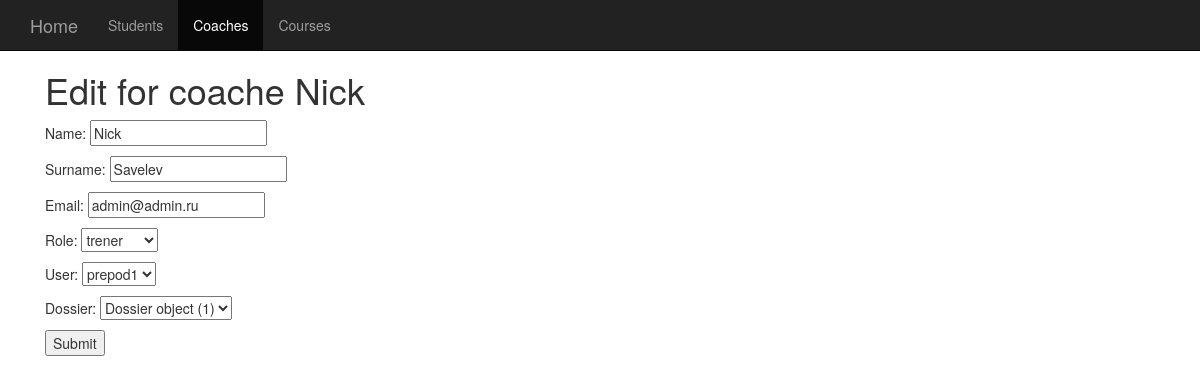
The page /coaches/edit/1/ on the database its author committed.
### coaches/models.py (models this page shows, shortened)
class Coache(models.Model):
    ROLE_CHOICE = (('t', 'trener'), ('a', 'assistent'))
    name = models.CharField(max_length=50)
    surname = models.CharField(max_length=50)
    email = models.EmailField()
    role = models.CharField(max_length=20, choices=ROLE_CHOICE, default='t')
    user = models.ForeignKey(User, on_delete=models.CASCADE)
    dossier = models.OneToOneField(Dossier, on_delete=models.SET_NULL, null=True, blank=True)

### coaches/views.py (the view)
# urls.py: path('edit/<int:pk>/', views.CoacheEdit.as_view(), name='coache_edit'),
class CoacheEdit(UpdateView):
    model = Coache
    context_object_name = 'coache'
    form_class = CoacheForm
    template_name = 'coaches/edit.html'
    success_url = '/coaches/'

### coaches/forms.py
class CoacheForm(forms.ModelForm):
    class Meta:
        model = Coache
        fields = ('name', 'surname', 'email', 'role', 'user', 'dossier')

### templates/coaches/edit.html (shortened to what this page needs)
{% extends "coaches/base.html" %}
{% block content %}
    <div class="container">
        <h1>Edit for coache {{ coache.name }} </h1>
        <form method='post'>
            {% for field in form %}
                <p>{{ field.name|capfirst }}: {{ field }}</p>
            {% endfor %}
            <input type='submit' />
        </form>
    </div>
{% endblock content %}

### static/examples/starter-template.css (style rules this page uses)
body { padding-top: 50px; }

### rows shown on the page
Coache: name "Nick", form "Nick" "Savelev" "admin@admin.ru" "trener" "prepod1" "Dossier object (1)"

### other values the page prints
{{ field.name|capfirst }} "Name" "Surname" "Email" "Role" "User" "Dossier"
